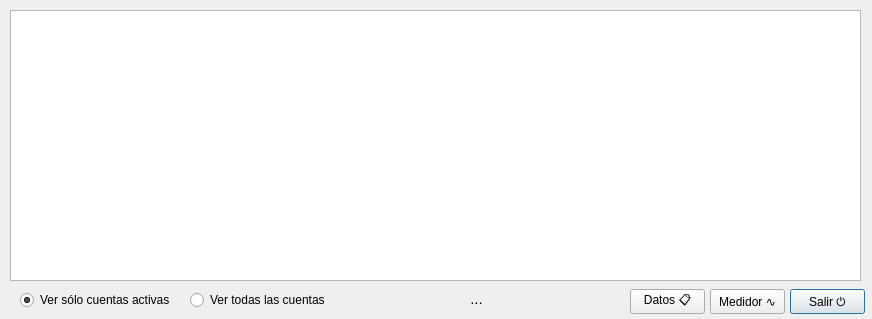
<?xml version="1.0" encoding="UTF-8"?>
<ui version="4.0">
 <class>Dialog</class>
 <widget class="QDialog" name="Dialog">
  <property name="windowModality">
   <enum>Qt::ApplicationModal</enum>
  </property>
  <property name="geometry">
   <rect>
    <x>0</x>
    <y>0</y>
    <width>872</width>
    <height>319</height>
   </rect>
  </property>
  <property name="windowTitle">
   <string>Usuarios</string>
  </property>
  <property name="modal">
   <bool>true</bool>
  </property>
  <widget class="QPushButton" name="cmdSalir">
   <property name="geometry">
    <rect>
     <x>790</x>
     <y>289</y>
     <width>75</width>
     <height>25</height>
    </rect>
   </property>
   <property name="text">
    <string>Salir ⏻</string>
   </property>
   <property name="shortcut">
    <string>Esc</string>
   </property>
  </widget>
  <widget class="QPushButton" name="cmdMedidor">
   <property name="geometry">
    <rect>
     <x>710</x>
     <y>289</y>
     <width>75</width>
     <height>25</height>
    </rect>
   </property>
   <property name="text">
    <string>Medidor ∿</string>
   </property>
  </widget>
  <widget class="QRadioButton" name="rbtActivas">
   <property name="geometry">
    <rect>
     <x>20</x>
     <y>290</y>
     <width>151</width>
     <height>20</height>
    </rect>
   </property>
   <property name="text">
    <string>Ver sólo cuentas activas</string>
   </property>
   <property name="checked">
    <bool>true</bool>
   </property>
  </widget>
  <widget class="QRadioButton" name="rbtTodas">
   <property name="geometry">
    <rect>
     <x>190</x>
     <y>290</y>
     <width>141</width>
     <height>20</height>
    </rect>
   </property>
   <property name="text">
    <string>Ver todas las cuentas</string>
   </property>
  </widget>
  <widget class="QTableWidget" name="tblUsuarios">
   <property name="geometry">
    <rect>
     <x>10</x>
     <y>10</y>
     <width>851</width>
     <height>271</height>
    </rect>
   </property>
   <property name="font">
    <font>
     <pointsize>8</pointsize>
    </font>
   </property>
   <property name="frameShape">
    <enum>QFrame::StyledPanel</enum>
   </property>
   <property name="frameShadow">
    <enum>QFrame::Plain</enum>
   </property>
   <property name="horizontalScrollBarPolicy">
    <enum>Qt::ScrollBarAlwaysOff</enum>
   </property>
   <property name="sizeAdjustPolicy">
    <enum>QAbstractScrollArea::AdjustToContents</enum>
   </property>
   <property name="editTriggers">
    <set>QAbstractItemView::NoEditTriggers</set>
   </property>
   <property name="selectionMode">
    <enum>QAbstractItemView::SingleSelection</enum>
   </property>
   <property name="selectionBehavior">
    <enum>QAbstractItemView::SelectRows</enum>
   </property>
   <property name="sortingEnabled">
    <bool>true</bool>
   </property>
   <attribute name="verticalHeaderVisible">
    <bool>false</bool>
   </attribute>
   <attribute name="verticalHeaderHighlightSections">
    <bool>true</bool>
   </attribute>
  </widget>
  <widget class="QLabel" name="lblElectrodependiente">
   <property name="geometry">
    <rect>
     <x>336</x>
     <y>290</y>
     <width>281</width>
     <height>20</height>
    </rect>
   </property>
   <property name="font">
    <font>
     <pointsize>11</pointsize>
    </font>
   </property>
   <property name="tabletTracking">
    <bool>false</bool>
   </property>
   <property name="autoFillBackground">
    <bool>true</bool>
   </property>
   <property name="inputMethodHints">
    <set>Qt::ImhNone</set>
   </property>
   <property name="text">
    <string>...</string>
   </property>
   <property name="alignment">
    <set>Qt::AlignHCenter|Qt::AlignTop</set>
   </property>
  </widget>
  <widget class="QPushButton" name="cmdDatos">
   <property name="geometry">
    <rect>
     <x>630</x>
     <y>289</y>
     <width>75</width>
     <height>25</height>
    </rect>
   </property>
   <property name="text">
    <string>Datos 📋</string>
   </property>
  </widget>
 </widget>
 <resources/>
 <connections/>
</ui>
